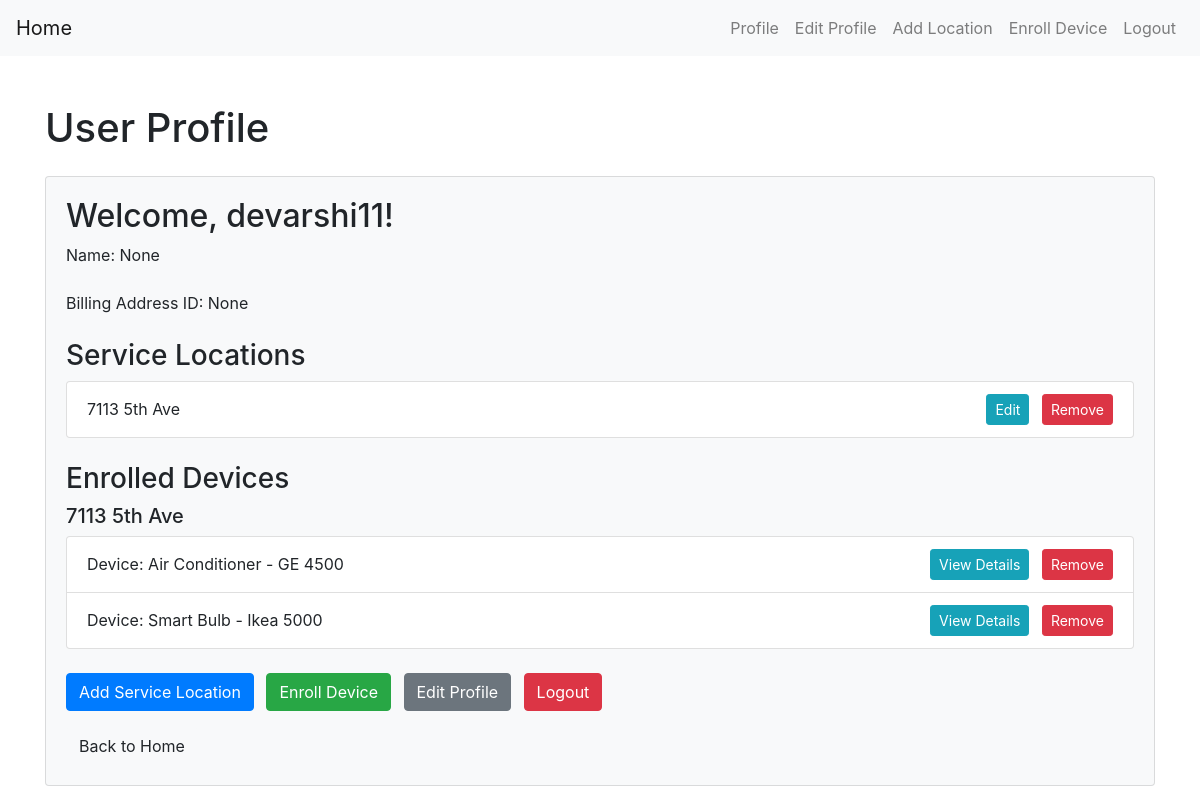
/profile (signed in), run on an earlier commit of the app's database.
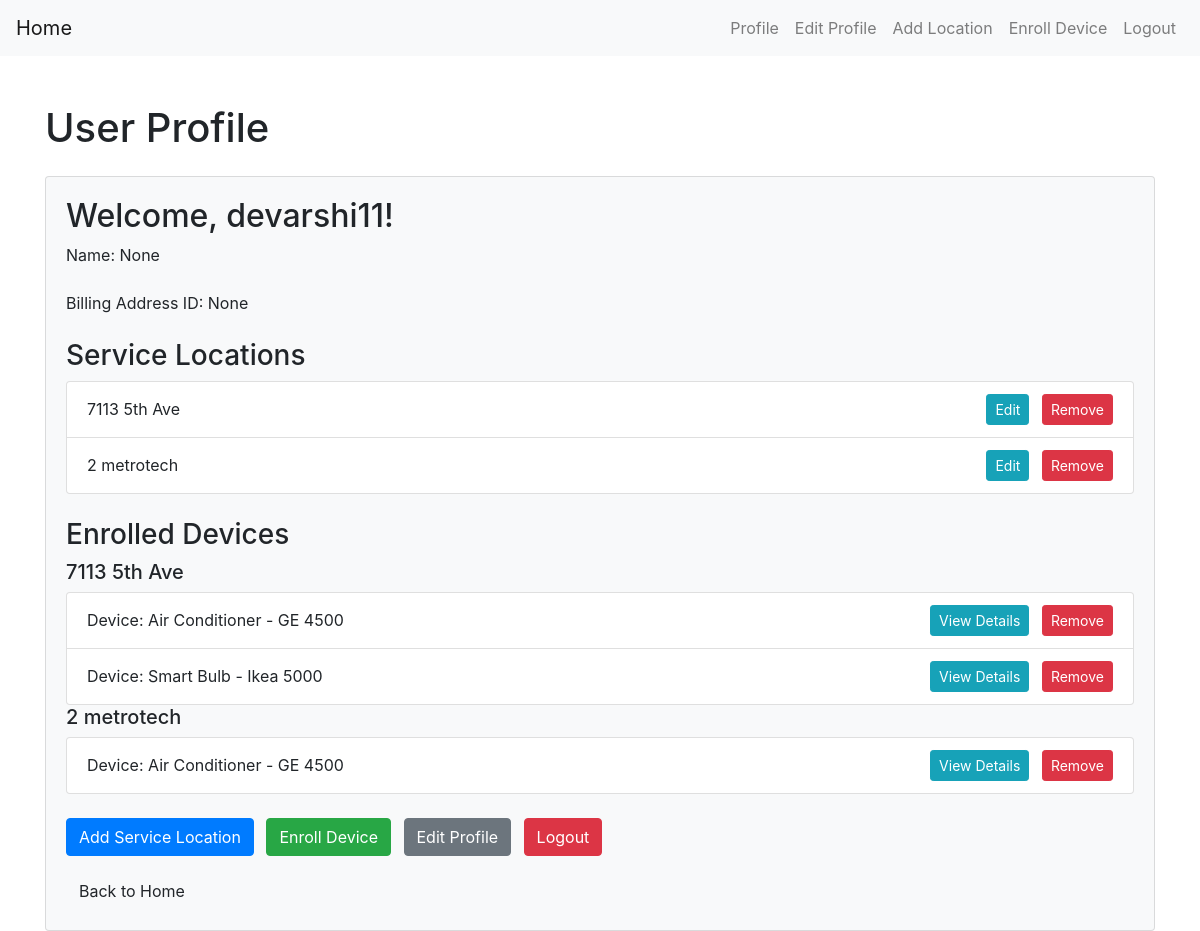
And on a later commit of the database.
### app.py (models this page shows)
class User(db.Model):
    id = db.Column(db.Integer, primary_key=True)
    username = db.Column(db.String(50), unique=True, nullable=False)
    password = db.Column(db.String(60), nullable=False)
    name = db.Column(db.String(100), nullable=True)  # Add this line for the name field
    billing_address_id = db.Column(db.Integer, nullable=True)  # Add this line for the billing_address_id field
    service_locations = db.relationship('ServiceLocation', backref='user', lazy=True)

class ServiceLocation(db.Model):
    id = db.Column(db.Integer, primary_key=True)
    user_id = db.Column(db.Integer, db.ForeignKey('user.id'), nullable=False)
    address = db.Column(db.String(255), nullable=False)
    unit_number = db.Column(db.String(20), nullable=True)
    square_footage = db.Column(db.Integer, nullable=True)
    bedrooms = db.Column(db.Integer, nullable=True)
    occupants = db.Column(db.Integer, nullable=True)

class EnrolledDevice(db.Model):
    id = db.Column(db.Integer, primary_key=True)
    service_location_id = db.Column(db.Integer, db.ForeignKey('service_location.id'), nullable=False)
    model_id = db.Column(db.Integer, db.ForeignKey('device_model.id'), nullable=False)
    events = db.relationship('EventData', backref='enrolled_device', lazy=True)
    service_location = db.relationship('ServiceLocation', backref='enrolled_devices')

class DeviceModel(db.Model):
    id = db.Column(db.Integer, primary_key=True)
    type = db.Column(db.String(50), nullable=False)
    model_number = db.Column(db.String(50), nullable=False)
    enrolled_devices = db.relationship('EnrolledDevice', backref='device_model', lazy=True)

### app.py (the view)
@app.route('/profile')
def profile():
    if 'user_id' in session:
        user = User.query.get(session['user_id'])
        return render_template('profile.html', user=user)
    else:
        return redirect(url_for('login'))

### templates/profile.html
{% extends 'base.html' %}
{% block content %}
    <div class="container mt-5">
        <h1 class="mb-4">User Profile</h1>
        <div class="card bg-light">
            <div class="card-body">
                <h2>Welcome, {{ user.username }}!</h2>
                <p class="mb-4">Name: {{ user.name }}</p>
                <p class="mb-4">Billing Address ID: {{ user.billing_address_id }}</p>
                <h3>Service Locations</h3>
                {% if user.service_locations %}
                    <ul class="list-group mb-4">
                        {% for service_location in user.service_locations %}
                            <li class="list-group-item d-flex justify-content-between align-items-center">
                                {{ service_location.address }}
                                <span>
                                    <a href="{{ url_for('edit_service_location', location_id=service_location.id) }}" class="btn btn-info btn-sm mr-2">Edit</a>
                                    <a href="{{ url_for('remove_service_location', location_id=service_location.id) }}" class="btn btn-danger btn-sm">Remove</a>
                                </span>
                            </li>
                        {% endfor %}
                    </ul>
                {% else %}
                    <p>No service locations found.</p>
                {% endif %}
                <h3>Enrolled Devices</h3>
                {% if user.service_locations %}
                    <ul class="list-group mb-4">
                        {% for service_location in user.service_locations %}
                            <h5>{{ service_location.address }}</h5>
                            {% if service_location.enrolled_devices %}
                                <ul class="list-group">
                                    {% for enrolled_device in service_location.enrolled_devices %}
                                        <li class="list-group-item d-flex justify-content-between align-items-center">
                                            Device: {{ enrolled_device.device_model.type }} - {{ enrolled_device.device_model.model_number }}
                                            <span>
                                                <a href="#" class="btn btn-info btn-sm mr-2">View Details</a>
                                                <a href="{{ url_for('remove_enrolled_device', device_id=enrolled_device.id) }}" class="btn btn-danger btn-sm">Remove</a>
                                            </span>
                                        </li>
                                    {% endfor %}
                                </ul>
                            {% else %}
                                <p>No enrolled devices for this service location.</p>
                            {% endif %}
                        {% endfor %}
                    </ul>
                {% else %}
                    <p>No service locations found.</p>
                {% endif %}
                <div class="mb-3">
                    <a href="{{ url_for('add_service_location') }}" class="btn btn-primary mr-2">Add Service Location</a>
                    <a href="{{ url_for('enroll_device') }}" class="btn btn-success mr-2">Enroll Device</a>
                    <a href="{{ url_for('edit_profile') }}" class="btn btn-secondary mr-2">Edit Profile</a>
                    <a href="{{ url_for('logout') }}" class="btn btn-danger">Logout</a>
                </div>
                <a href="{{ url_for('index') }}" class="btn btn-light">Back to Home</a>
            </div>
        </div>
    </div>
{% endblock %}

### templates/base.html (shortened to what this page needs)
<!DOCTYPE html>
<html lang="en">
<head>
    <link rel="stylesheet" href="https://maxcdn.bootstrapcdn.com/bootstrap/4.0.0/css/bootstrap.min.css">
</head>
<body>
<nav class="navbar navbar-expand-lg navbar-light bg-light">
    <a class="navbar-brand" href="{{ url_for('index') }}">Home</a>
    {% if 'user_id' in session %}
        <ul class="navbar-nav ml-auto">
            <li class="nav-item">
                <a class="nav-link" href="{{ url_for('profile') }}">Profile</a>
            </li>
            <li class="nav-item">
                <a class="nav-link" href="{{ url_for('edit_profile') }}">Edit Profile</a>
            </li>
            <li class="nav-item">
                <a class="nav-link" href="{{ url_for('add_service_location') }}">Add Location</a>
            </li>
            <li class="nav-item">
                <a class="nav-link" href="{{ url_for('enroll_device') }}">Enroll Device</a>
            </li>
            <li class="nav-item">
                <a class="nav-link" href="{{ url_for('logout') }}">Logout</a>
            </li>
        </ul>
    {% endif %}
</nav>
{% block content %}{% endblock %}
</body>
</html>

What changed in the data, as far as the page shows it:
added ServiceLocation: address "2 metrotech"
added EnrolledDevice: device_model.type "Air Conditioner", device_model.model_number "GE 4500", shown under "2 metrotech"
